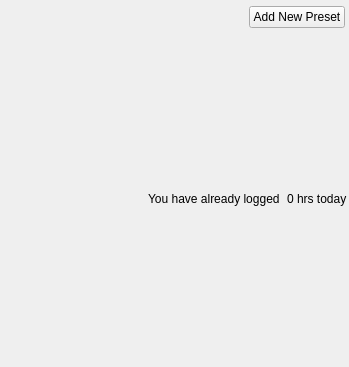
<?xml version="1.0" encoding="UTF-8"?>
<ui version="4.0">
 <class>MyTimeForm</class>
 <widget class="QWidget" name="MyTimeForm">
  <property name="geometry">
   <rect>
    <x>0</x>
    <y>0</y>
    <width>349</width>
    <height>367</height>
   </rect>
  </property>
  <property name="windowTitle">
   <string>Form</string>
  </property>
  <layout class="QVBoxLayout" name="verticalLayout" stretch="0,0,0">
   <property name="spacing">
    <number>4</number>
   </property>
   <property name="leftMargin">
    <number>2</number>
   </property>
   <property name="topMargin">
    <number>6</number>
   </property>
   <property name="rightMargin">
    <number>2</number>
   </property>
   <property name="bottomMargin">
    <number>2</number>
   </property>
   <item>
    <layout class="QHBoxLayout" name="horizontalLayout">
     <property name="leftMargin">
      <number>2</number>
     </property>
     <property name="rightMargin">
      <number>2</number>
     </property>
     <property name="bottomMargin">
      <number>1</number>
     </property>
     <item>
      <spacer name="horizontalSpacer">
       <property name="orientation">
        <enum>Qt::Horizontal</enum>
       </property>
       <property name="sizeHint" stdset="0">
        <size>
         <width>40</width>
         <height>20</height>
        </size>
       </property>
      </spacer>
     </item>
     <item>
      <widget class="QPushButton" name="addnew_btn">
       <property name="toolTip">
        <string>&lt;html&gt;&lt;head/&gt;&lt;body&gt;&lt;p&gt;Refresh (F5)&lt;/p&gt;&lt;/body&gt;&lt;/html&gt;</string>
       </property>
       <property name="text">
        <string>Add New Preset</string>
       </property>
      </widget>
     </item>
    </layout>
   </item>
   <item>
    <layout class="QHBoxLayout" name="horizontalLayout_2">
     <property name="leftMargin">
      <number>1</number>
     </property>
     <property name="rightMargin">
      <number>1</number>
     </property>
    </layout>
   </item>
   <item>
    <layout class="QHBoxLayout" name="horizontalLayout_4">
     <item>
      <spacer name="horizontalSpacer_2">
       <property name="orientation">
        <enum>Qt::Horizontal</enum>
       </property>
       <property name="sizeHint" stdset="0">
        <size>
         <width>40</width>
         <height>20</height>
        </size>
       </property>
      </spacer>
     </item>
     <item>
      <widget class="QLabel" name="sum_label">
       <property name="text">
        <string>You have already logged </string>
       </property>
      </widget>
     </item>
     <item>
      <widget class="QLabel" name="sum_result_label">
       <property name="text">
        <string>0 hrs today</string>
       </property>
      </widget>
     </item>
    </layout>
   </item>
  </layout>
 </widget>
 <resources>
  <include location="resources.qrc"/>
 </resources>
 <connections/>
</ui>
